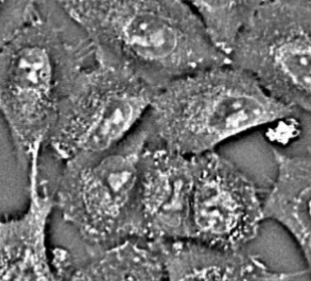
#> input picture examples/gradio/a549.png, 311 x 281 px
$ python -i features_structure.py   (imports and definitions only)
#> lines starting #> are read from the running program, lines starting #| are printed output that depends on the picture; after the words box and inside, x2 and y2 are one past the last pixel; in counts of white or black regions, pixels touching at a corner belong together
"""Edge density and strand / filament continuity features."""

import numpy as np
from scipy.ndimage import convolve
from skimage.feature import canny
from skimage.filters import threshold_otsu
from skimage.measure import euler_number, label, regionprops
from skimage.morphology import skeletonize

__all__ = ["structure_features"]

_NEIGHBOR_KERNEL = np.ones((3, 3), dtype=np.int32)


def structure_features(
    image: np.ndarray, canny_sigma: float = 1.0
) -> dict[str, float]:
    """Problem 5: Edge count and strand/filament continuity.

    Parameters
    ----------
    image : np.ndarray, shape (Y, X)
        Single-channel fluorescence patch.
    canny_sigma : float
        Gaussian smoothing sigma for Canny edge detection.

    Returns
    -------
    dict[str, float]
        ``edge_density`` — fraction of patch pixels classified as edges by Canny.
        ``n_connected_components`` — number of connected components in thresholded signal.
        ``cc_mean_area``, ``cc_max_area`` — mean / max component area.
        ``signal_euler_number`` — Euler number of binary signal (objects minus holes).
        ``skeleton_length`` — total number of skeleton pixels.
        ``skeleton_branch_points`` — junction pixels in the skeleton (high = complex network).
        ``skeleton_endpoints`` — terminal pixels (high = many broken strand ends).
        ``skeleton_mean_segment_length`` — proxy for strand continuity
        (high = few breaks / long strands).
    """
#> called with canny_sigma = 1
    out: dict[str, float] = {}
    pixels = image.ravel()

    edges = canny(image, sigma=canny_sigma)
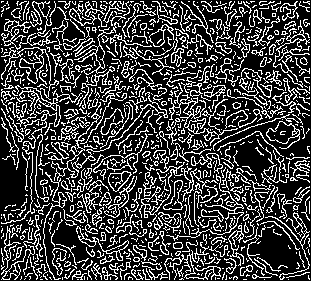
#> edges: shape (281, 311) bool; 25.3% white in thin lines or dots
    out["edge_density"] = float(edges.sum() / image.size)

    try:
        thresh = threshold_otsu(pixels)
#> thresh = 131
    except ValueError:
        thresh = pixels.mean()
    binary = image > thresh
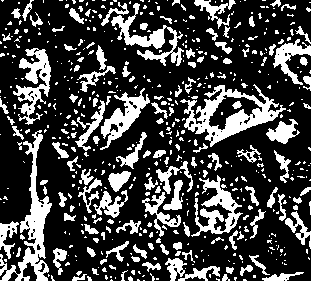
#> binary: shape (281, 311) bool; 26.8% white; 560 white regions (419 under 20 px)

    labeled = label(binary)
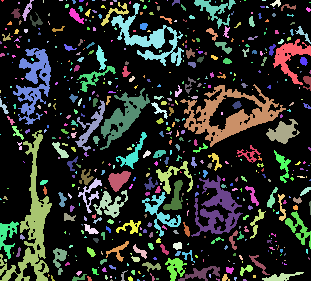
#> labeled: shape (281, 311) int32; 561 distinct labels, from 0 to 560; one colour per label, 0 black
    props = regionprops(labeled)
#> props = 560 regions; largest, box (x1, y1, x2, y2) and area: (180, 84, 286, 147) 2192, (0, 130, 52, 281) 2038, (111, 3, 184, 66) 1228, (13, 48, 51, 125) 1224, (191, 175, 243, 237) 1188
    out["n_connected_components"] = float(len(props))
    if props:
        areas = np.array([p.area for p in props])
#> areas = 560 values, max 2192 at index 205, min 1 at index 4, mean 41.84
        out["cc_mean_area"] = float(areas.mean())
        out["cc_max_area"] = float(areas.max())
    else:
        out.update(cc_mean_area=0.0, cc_max_area=0.0)

    out["signal_euler_number"] = float(euler_number(binary))

    if binary.any():
        skel = skeletonize(binary)
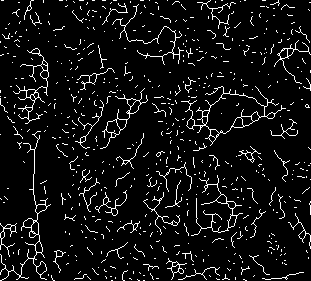
#> skel: shape (281, 311) bool; 6.9% white in thin lines or dots
        skel_length = int(skel.sum())
#> skel_length = 6063
        neighbor_count = (
            convolve(skel.astype(np.int32), _NEIGHBOR_KERNEL, mode="constant")
            - skel.astype(np.int32)
        )
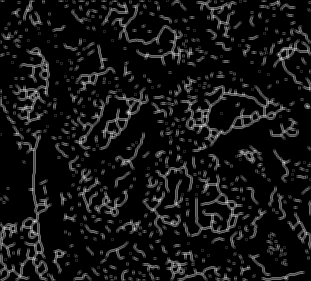
#> neighbor_count: shape (281, 311) int32; min 0, max 7, mean 0.551; drawn with min black and max white
        branch_pts = int((skel & (neighbor_count > 2)).sum())
#> branch_pts = 1109
        endpoints = int((skel & (neighbor_count == 1)).sum())
#> endpoints = 1142
        out["skeleton_length"] = float(skel_length)
        out["skeleton_branch_points"] = float(branch_pts)
        out["skeleton_endpoints"] = float(endpoints)
        out["skeleton_mean_segment_length"] = float(
            skel_length / (branch_pts + endpoints / 2.0 + 1.0)
        )
    else:
        out.update(
            skeleton_length=0.0,
            skeleton_branch_points=0.0,
            skeleton_endpoints=0.0,
            skeleton_mean_segment_length=0.0,
        )

    return out

>>> import cv2
>>> picture = cv2.imread('../../../../examples/gradio/a549.png', cv2.IMREAD_GRAYSCALE)
>>> result = structure_features(picture)
#> result = 9 items

$ run again, on examples/gradio/hek.png
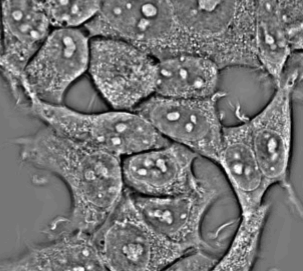
#> input picture examples/gradio/hek.png, 303 x 271 px
#> in structure_features, `edges = canny(image, sigma=canny_sigma)`:
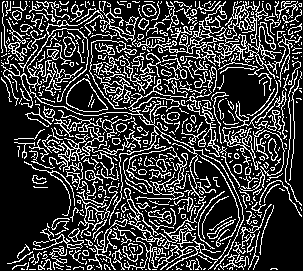
#> edges: shape (271, 303) bool; 23.7% white in thin lines or dots
#> thresh = 130
#> binary: shape (271, 303) bool; 29.2% white; 522 white regions (372 under 20 px)
#> labeled: shape (271, 303) int32; 523 distinct labels, from 0 to 522
#> props = 522 regions; largest, box (x1, y1, x2, y2) and area: (197, 100, 274, 271) 2707, (252, 30, 303, 217) 2073, (0, 53, 151, 142) 1558, (121, 175, 218, 264) 1411, (125, 146, 192, 194) 1109
#> areas = 522 values, max 2707 at index 262, min 1 at index 11, mean 45.95
#> skel: shape (271, 303) bool; 8.8% white in thin lines or dots
#> skel_length = 7233
#> in structure_features, `neighbor_count = ( convolve(skel.astype(np.int32), _NEIGHBOR_KERNEL, m..`:
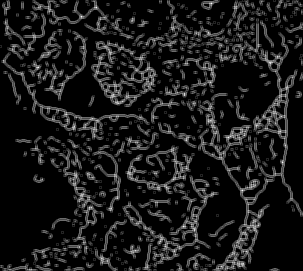
#> neighbor_count: shape (271, 303) int32; min 0, max 7, mean 0.702; drawn with min black and max white
#> branch_pts = 1827
#> endpoints = 1093
#> result = 9 items
